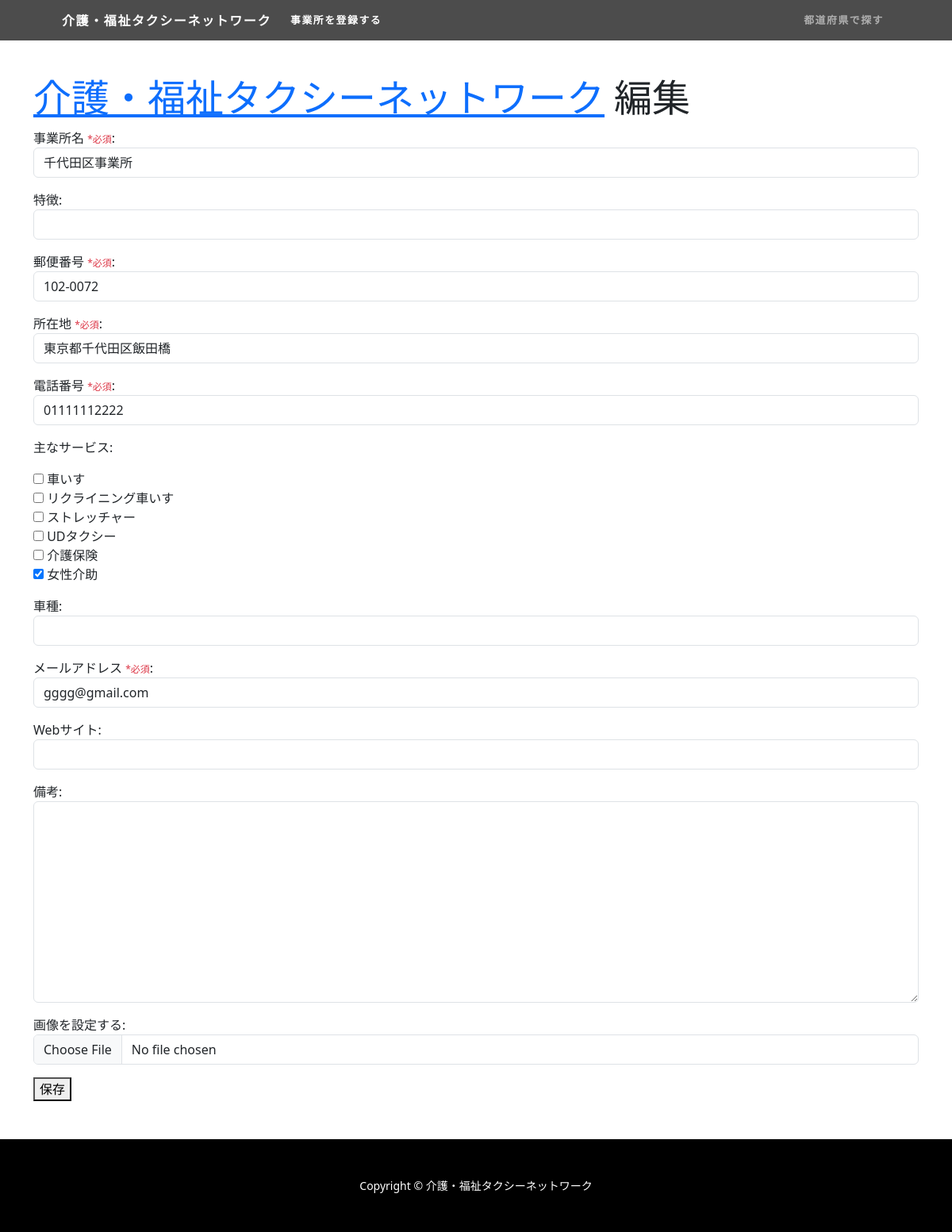
/edit_registration/10/, run on the app's committed database.
### caretaxi/models.py (models this page shows, shortened)
class Registration(models.Model):
    REUSE_CHOICES = [
        ('未', '未'),
        ('済', '済'),
    ]
    business_name = models.CharField(max_length=999)
    features = models.CharField(max_length=999)
    postal_code = models.CharField('郵便番号', max_length=8)
    location = models.CharField(max_length=999)
    tel = models.CharField(max_length=16)
    carmodel = models.CharField(max_length=999)
    email = models.EmailField()
    siteurl = models.CharField(max_length=999)
    message = models.TextField()
    main_image = models.ImageField(upload_to='registration_images/', null=True, blank=True)
    created_at = models.DateTimeField(auto_now_add=True)
    genres = models.CharField(max_length=999, blank=True, null=True)

### caretaxi/views.py (the view, shortened to what this page needs)
# urls.py: path('edit_registration/<int:registration_id>/', EditRegistrationView.as_view(), name='edit_registration'),
class EditRegistrationView(View):
    template_name = 'edit_registration.html'
    def get(self, request, registration_id):
        registration = get_object_or_404(Registration, id=registration_id)
        form = RegistrationForm(instance=registration)
        genres_initial = form.initial['genres']
        genres_list = eval(genres_initial) if genres_initial else [] # genres_list のデータ型が正しくリスト (<class 'list'>) に変換された。これでチェックボックスにチェックが入った状態で編集画面が表示されるようになった。
        form.fields['genres'].widget.choices = form.fields['genres'].choices
        form.initial['genres'] = genres_list
        return render(request, self.template_name, {'form': form, 'registration': registration})

### caretaxi/templates/edit_registration.html (shortened to what this page needs)
{% extends 'base1.html' %}
{% block active_registration %}active{% endblock %}
{% block contents %}
    <div class="container">
        <div class="my-div-style">
        <h1 class="display-5">
            <a href="{% url 'caretaxi:registration_list' %}">介護・福祉タクシーネットワーク</a> 編集
        </h1>
        <form method="post" enctype="multipart/form-data">
            {{ form.as_p }}
            <button type="submit">保存</button>
        </form>
        </div>
    </div>
{% endblock %}

### static/template_pattern1/css/mystyle.css (style rules this page uses)
body, #wrapper { display: flex; flex-direction: column; min-height: 100vh; }
.my-div-style { margin-top: 6rem; }
.text-danger { font-size: 12px; }

### data on the page
Registration: business_name "千代田区事業所", postal_code "102-0072", location "東京都千代田区飯田橋", tel "01111112222", genres "☐ ☐ ☐ ☐ ☐ ☑", email "gggg@gmail.com"
